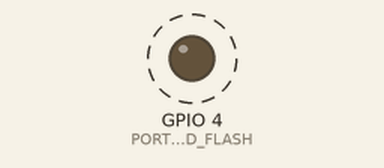
Simulated run of this sketch. Board: ESP32. Shown: output pins drawn as LEDs (lit = HIGH). Dashed ring = blinking. WiFi joins after 1.5 s; servers stay silent unless stated; storage starts empty; what the sketch prints to the serial monitor is not drawn.

Above: at 2.0 s.
Timing chart, 0 to 4.6 s (numbered marks = the images above):
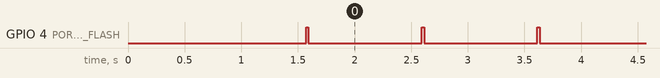

Measured:
- by itself, GPIO 4 (PORT_LED_FLASH): alternates HIGH for 0.02 s and LOW for 1.0 s

The sketch:

ESP32-CAM_SD_MMC_WiFi_01.ino
```cpp
/*  // initialisation de la carte micro SD
  // en mode 1 bit: plus lent, mais libère des broches
  if (SD_MMC.begin("/sdcard",true)) {
    uint8_t cardType = SD_MMC.cardType();
    if (cardType != CARD_NONE) {
      Serial.println("Carte SD Initialisee.");
      SD_en_place = true;
    }
  }
*/
#include "SD_MMC.h"
#include "WiFi.h"

#define PORT_LED_FLASH      4   // Numéro de port auquel est branchée la LED servant de flash.

String Identifiant;
String Mot_de_passe;

void setup()
{
  Serial.begin(9600);

  bool SD_en_place=SD_MMC.begin();

  if (SD_en_place==0)
  {
    Serial.println("Pas de carte SD en place");
    return;
  }

  Identifiant=Lecture_fichier("/ssid.txt");

  Mot_de_passe=Lecture_fichier("/passe.txt");

  Serial.println();

  Serial.println("Identifiant :");

  Serial.println(Identifiant);

  Serial.println("Mot de passe :");

  Serial.println(Mot_de_passe);

    // Variables de la fonction
    wl_status_t StatutConnexion_L; // Pour mémoriser l'état de la connexion
    pinMode(PORT_LED_FLASH, OUTPUT); // Initialisation en "sortie" de la broche d'E/S connectée au flash
//    WiFi.begin("Identifiant","Mot_de_passe"); // Tentative de connexion au point d'accès Wi-Fi
    WiFi.begin("Identifiant","20460701"); // Tentative de connexion au point d'accès Wi-Fi
//    WiFi.begin("No mind the dog, beware of owner","Mot_de_passe"); // Tentative de connexion au point d'accès Wi-Fi
//    WiFi.begin("No mind the dog, beware of owner","20460701"); // Tentative de connexion au point d'accès Wi-Fi
    StatutConnexion_L = WiFi.status(); // Lecture de l'état de la connexion et mémorisation dans la variable "StatutConnexion_L"
    while ((StatutConnexion_L != WL_NO_SSID_AVAIL)&&(StatutConnexion_L != WL_CONNECTED)&&(StatutConnexion_L != WL_CONNECT_FAILED))
    {
/*        digitalWrite(PORT_LED_FLASH, HIGH);
        delay(5);
        digitalWrite(PORT_LED_FLASH, LOW);*/
        delay(500);
        Serial.println("Patience !");
        StatutConnexion_L = WiFi.status(); // Lecture de l'état de la connexion et mémorisation dans la variable "StatutConnexion_L"
    }
    // Affichage du résultat de la tentative de connexion
    if (StatutConnexion_L == WL_CONNECTED)
    {
        Serial.println("Connection OK");
    }
    else if (StatutConnexion_L == WL_NO_SSID_AVAIL)
    {
        Serial.println("SSID introuvable");
    }
    else if (StatutConnexion_L == WL_CONNECT_FAILED)
    {
        Serial.println("Mot de passe KO");
    }
    else
    {
        Serial.println("Autre erreur");
    }
}

void loop()
{
      if(WiFi.status()==WL_CONNECTED)
    {
        Serial.println("Connection OK");
        digitalWrite(PORT_LED_FLASH, HIGH);
        delay(20);
        digitalWrite(PORT_LED_FLASH, LOW);
        delay(1000);
    }
    else
    {
        // Pas de connexion internet
        Serial.println("Connection KO");
        digitalWrite(PORT_LED_FLASH, HIGH);
        delay(1000);
        digitalWrite(PORT_LED_FLASH, LOW);
        delay(20);
    }
}
```

Lecture_fichier.ino
```cpp
String Lecture_fichier(String Lire)
{
  String Obtenu;
  char DoubleQuote='"';
  Obtenu.concat(DoubleQuote);
  File Fichier=SD_MMC.open(Lire, FILE_READ);

  if (Fichier==0)
  {
    Serial.println("Fichier absent dans la carte SD");
  }

  byte Nombre_de_lettres=Fichier.available();

  while (Nombre_de_lettres!=0)
  {
    char Lettre=Fichier.read();
    Obtenu.concat(Lettre);
    Nombre_de_lettres=Fichier.available();
  }

  Fichier.close();
  Obtenu.concat(DoubleQuote);
  return Obtenu;
}
```
